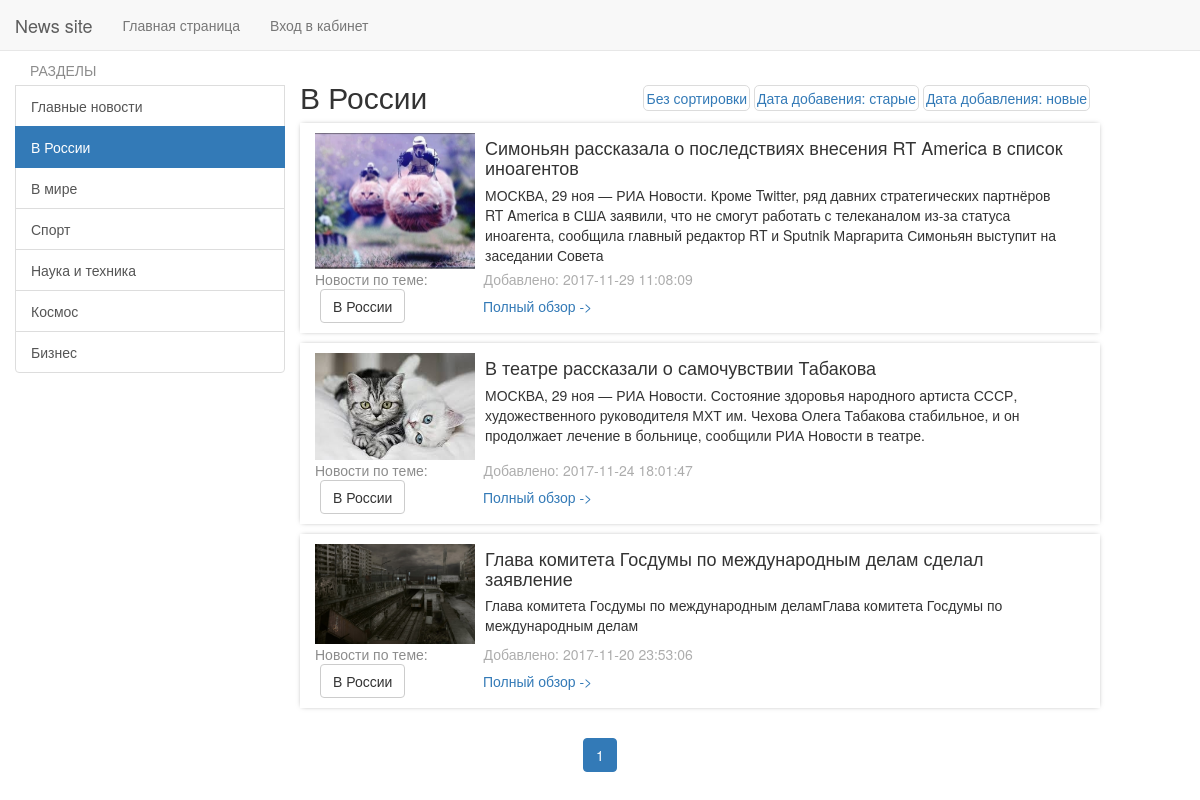
Page /category/2 on the committed database.
### tables this page shows
CREATE TABLE `category` (
  `id` int(11) NOT NULL,
  `name` varchar(15) NOT NULL,
  `sort_order` int(11) NOT NULL DEFAULT '1',
  `status` int(11) NOT NULL DEFAULT '1'
);

CREATE TABLE `news` (
  `id` int(11) NOT NULL,
  `title` varchar(255) NOT NULL,
  `category_id` int(11) NOT NULL,
  `short_description` varchar(255) NOT NULL,
  `description` text NOT NULL,
  `add_date` timestamp NOT NULL DEFAULT CURRENT_TIMESTAMP,
  `status` int(11) NOT NULL DEFAULT '1'
);

### config/routes.php (called while the page is built)
<?php
return array(
    'news/([0-9]+)' => 'news/view/$1',
    'admin/category/edit/([0-9]+)' => 'adminCategory/edit/$1',
    'admin/category/delete/([0-9]+)' => 'adminCategory/delete/$1',
    'admin/category/add' => 'adminCategory/add',
    'admin/category' => 'adminCategory/index',
    'admin/news/edit/([0-9]+)' => 'adminNews/edit/$1',
    'admin/news/delete/([0-9]+)' => 'adminNews/delete/$1',
    'admin/news/view/([0-9]+)' => 'adminNews/view/$1',
    'admin/news/add' => 'adminNews/add',
    'admin/news' => 'adminNews/index',
    'admin/cabinet' => 'admin/index',
    'admin' => 'admin/login',
    'category/([0-9]+)/page-([0-9]+)/([\?]{1}[a-z0-9]+[\=]{1}[a-z0-9]+)' => 'category/sort/$1/$2',
    'category/([0-9]+)/([\?]{1}[a-z0-9]+[\=]{1}[a-z0-9]+)' => 'category/sort/$1',
    'category/([0-9]+)/page-([0-9]+)' => 'category/index/$1/$2',
    'category/([0-9]+)' => 'category/index/$1',
    'page-([0-9]+)/([\?]{1}[a-z0-9]+[\=]{1}[a-z0-9]+)' => 'site/sort/$1',
    'page-([0-9]+)' => 'site/index/$1',
    'logout' => 'admin/logout',
    'change' => 'admin/change',
    '(^[\?]{1}[a-z0-9]+[\=]{1}[a-z0-9]+$)' => 'site/sort',
    '' => 'site/index'
);

### controllers/CategoryController.php (called while the page is built, shortened)
<?php
class CategoryController
{
    public function actionIndex($category, $page = 1)
    {
        $categoryList = Category::getCategoryList();
        $newsList = News::getNewsByCategory($category, $page);
        $categoryId = $category;
        $i = 0;
        $idsArray = array();
        foreach ($newsList as $news) {
            $idsArray[$i] = $news['id'];
            $i++;
        }
        $pathsToImages = News::getImagesForNews($idsArray);
        $categoryForNews = News::getCategoryForNews($idsArray);
        $total = News::getTotalNewsByCategory($category);
        $pagination = new Pagination($total, $page, News::SHOW_BY_DEFAULT, 'page-');
        require_once ROOT . '/views/category/index.php';
        return true;
    }
}

### index.php (called while the page is built, shortened)
<?php
require_once(ROOT.'/components/Autoload.php');
$router = new Router();
$router->run();

### models/Category.php (called while the page is built, shortened)
<?php
class Category
{
    public static function getCategoryList()
    {
        $db = Db::getConnection();
        $sql = "SELECT `id`, `name`, `sort_order`, `status` FROM `category`";
        $result = $db->prepare($sql);
        $result->execute();
        $i = 0;
        $categoryList = array();
        while ($row = $result->fetch()) {
            $categoryList[$i]['id'] = $row['id'];
            $categoryList[$i]['name'] = $row['name'];
            $categoryList[$i]['sort_order'] = $row['sort_order'];
            $categoryList[$i]['status'] = $row['status'];
            $i++;
        }
        return $categoryList;
    }
}

### models/News.php (called while the page is built, shortened)
<?php
class News
{
    public static function getNewsByCategory($categoryId, $page = 1, $sort = 'DESC'){
        $db = Db::getConnection();
        $offset = ($page - 1) * self::SHOW_BY_DEFAULT;
        $limit = self::SHOW_BY_DEFAULT;
        $sql = "SELECT `id`, `title`, `category_id`, `short_description`, `add_date` FROM `news`
                WHERE `status` = 1 AND `category_id` = :categoryId ORDER BY `add_date` $sort LIMIT :limit OFFSET :offset";
        $result = $db->prepare($sql);
        $result->bindParam(':categoryId', $categoryId);
        $result->bindParam(':limit', $limit, PDO::PARAM_INT);
        $result->bindParam(':offset', $offset, PDO::PARAM_INT);
        $result->execute();
        $i = 0;
        $newsList = array();
        while ($row = $result->fetch()) {
            $newsList[$i]['id'] = $row['id'];
            $newsList[$i]['title'] = $row['title'];
            $newsList[$i]['category_id'] = $row['category_id'];
            $newsList[$i]['short_description'] = $row['short_description'];
            $newsList[$i]['add_date'] = $row['add_date'];
            $i++;
        }
        return $newsList;
    }
    public static function getCategoryForNews($arrayIds)
    {
        $db = Db::getConnection();
        $ids = str_repeat('?,', count($arrayIds) - 1) . '?';
        $sql = "SELECT category.name, news.id FROM category LEFT JOIN news ON category.id = news.category_id WHERE news.id IN ($ids)";
        $result = $db->prepare($sql);
        $result->execute($arrayIds);
        $listIds = array();
        while ($row = $result->fetch()) {
            $listIds[$row['id']]['name'] = $row['name'];
        }
        return $listIds;
    }
    public static function getTotalNewsByCategory($categoryId){
        $db = Db::getConnection();
        $sql = "SELECT COUNT(`id`) AS count FROM news WHERE `category_id` = :categoryId";
        $result = $db->prepare($sql);
        $result->bindParam(':categoryId', $categoryId);
        $result->execute();
        $row = $result->fetch();
        return $row['count'];
    }
    public static function getImagesForNews($ids){
        $FirstPart = '/upload/img/';
        $expansion = '.jpg';
        $paths = array();
        foreach($ids as $id){
            $paths[$id]['path'] = $FirstPart.$id.$expansion;
        }
        return $paths;
    }
}

### components/Autoload.php (called while the page is built, shortened)
<?php
function autoload($classname)
{
    $paths = array('/components/', '/models/');
    foreach ($paths as $path) {
        $fileName = ROOT . $path . $classname . '.php';
    }
}

### views/category/index.php (the view, shortened to what this page needs)
<?php include_once ROOT . '/views/layouts/header.php' ?>
    <body>
<nav class="navbar navbar-default navbar-fixed-top">
    <div class="container">
        <div class="row">
            <div class="navbar-header">
                <a href="/" class="navbar-brand">News site</a>
            </div>
            <div>
                <ul class="nav navbar-nav">
                    <li class=""><a href="/">Главная страница</a></li>
                    <li class=""><a href="/admin">Вход в кабинет</a></li>
                </ul>
            </div>
        </div>
    </div>
</nav>
<br><br><br>
<div class="container-fluid">
    <div class="row">
        <div class="col-md-3 left">
            <div class="list-group">
                <div class="categories">РАЗДЕЛЫ</div>
                <?php foreach ($categoryList as $category): ?>
                    <a href="<?php if ($category['id'] != 1) echo '/category/' . $category['id']; else echo '/'; ?>"
                       class="list-group-item <?php if ($category['id'] == $categoryId) echo "active"; ?>">
                        <?php echo $category['name']; ?>
                    </a>
                <?php endforeach; ?>
            </div>
        </div>
    </div>
</div>
<div class="container-fluid">
    <div class="row">
        <div class="col-md-offset-3">
            <h2 style="display:inline-block;"><?php foreach ($categoryList as $categoryItem) {
                    if ($categoryItem['id'] == $categoryId) {
                        echo $categoryItem['name'];
                    }
                } ?></h2>
            <ul class="sort-list-category">
                <li class="sort-options"><a href="/category/<?php echo $categoryId; ?>">Без сортировки</a></li>
                <li class="sort-options"><a href="/category/<?php echo $categoryId; ?>/?sort=asc">Дата добавения:
                        старые</a></li>
                <li class="sort-options"><a href="/category/<?php echo $categoryId; ?>/?sort=desc">Дата добавления:
                        новые</a></li>
            </ul>
        </div>
    </div>
</div>
<?php foreach ($newsList as $news): ?>
    <div class="container-fluid  ">
        <div class="row">
            <div class="col-md-3"></div>
            <div class="col-md-8 news-item item-container">
                <a href="<?php echo '/news/' . $news['id']; ?>">
                    <img src="<?php echo $pathsToImages[$news['id']]['path']; ?>" alt="No image" width="160px"
                         class="item-image">
                </a>
                <div class="container-fluid">
                    <b><h4 class="news-title"><?php echo $news['title']; ?></h4></b>
                    <span><?php echo $news['short_description']; ?></span>
                </div>
                <div class="end-of-item">
                    <span class="news-theme">Новости по теме:</span>
                    <span><a href="#" class="added">Добавлено: <?php echo $news['add_date']; ?></a></span><br>
                    <div class="tag-fullreview-container">
                        <a href="<?php echo '/category/' . $news['category_id']; ?>">
                            <button class="btn btn-default tag-item">
                                <?php if ($categoryForNews != false) echo $categoryForNews[$news['id']]['name']; ?>
                            </button>
                        </a>
                        <a href="<?php echo '/news/' . $news['id']; ?>">
                            <button class="btn-link full-review">Полный обзор -></button>
                        </a>
                    </div>
                </div>
            </div>
            <div class="col-md-1"></div>
        </div>
    </div>
<?php endforeach; ?>
<div class="container">
    <div class="text-center">
        <?php echo $pagination->get(); ?>
    </div>
</div>
<?php include_once ROOT . '/views/layouts/footer.php' ?>

### components/Router.php (shortened to what this page needs)
<?php
class Router
{
    public function __construct()
    {
        $routesPath = ROOT . '/config/routes.php';
        $this->routes = include($routesPath);
    }
    private function getURI()
    {
        if (!empty($_SERVER['REQUEST_URI'])) {
            return trim($_SERVER['REQUEST_URI'], '/');
        }
    }
    public function run()
    {
        $uri = $this->getURI();
        foreach ($this->routes as $uriPattern => $path) {
            if (preg_match("~$uriPattern~", $uri)) {
                $internalPath = preg_replace("~$uriPattern~", $path, $uri);
                $segments = explode("/", $internalPath);
                $controllerName = array_shift($segments);
                $actionName = array_shift($segments);
                $actionName = "action" . ucfirst($actionName);
                $parameters = $segments;
                $controllerObject = new $controllerName;
                $result = call_user_func_array(array($controllerObject, $actionName), $parameters);
                if ($result != null) {
                    break;
                }
            }
        }
    }
}

### template/css/lightbox.css (style rules this page uses)
body:after { content: url(/template/lightbox/images/close.png) url(/template/lightbox/images/loading.gif) url(/template/lightbox/images/prev.png) url(/template/lightbox/images/next.png); display: none; }

### template/css/style.css (style rules this page uses)
.left { position: fixed; float: left; }
.item-image { float:left; margin-right: 10px; }
.news-item { padding-top:10px; }
.news-theme { display: inline-block; color: #8c8c8c; }
.news-title { margin-top: 5px; margin-bottom: 7px; }
.full-review { position: absolute; left: 160px; padding-top: 5px; }
.tag-item { margin-left: 5px; }
.added { margin-left: 52px; color: #adadad; }
.tag-fullreview-container { position: relative; }
.item-container { box-shadow: 0px 0 5px -2px rgba(0,0,0,0.5); margin-bottom: 10px; min-height: 165px; }
.end-of-item { margin-bottom: 10px; }
.categories { color: #8c8c8c; padding-left: 15px; margin-bottom: 5px; }
html, body { height: 100%; margin: 0; padding: 0; }
.sort-options { color: #748996; text-decoration: none; cursor: pointer; display: inline-block; border: 1px solid gainsboro; border-radius: 5px; padding: 2px; }
.sort-list-category { display: inline-block; position: absolute; right: 110px; top: 85px; }

### rows in the picture
category: name "Главные новости"
category: name "В России"
category: name "В мире"
category: name "Спорт"
category: name "Наука и техника"
category: name "Космос"
category: name "Бизнес"
news: shows a picture, title "Симоньян рассказала о последствиях внесения RT America в список иноагентов", short_description "МОСКВА, 29 ноя — РИА Новости. Кроме Twitter, ряд давних стратегических партнёров RT America в США заявили, что не смогут работать с телеканалом из-за статуса иноагента, сообщила главный редактор RT и Sputnik Маргарита Симоньян выступит на заседании Совета", add_date "2017-11-29 11:08:09", id "В России"
news: shows a picture, title "В театре рассказали о самочувствии Табакова", short_description "МОСКВА, 29 ноя — РИА Новости. Состояние здоровья народного артиста СССР, художественного руководителя МХТ им. Чехова Олега Табакова стабильное, и он продолжает лечение в больнице, сообщили РИА Новости в театре.", add_date "2017-11-24 18:01:47", id "В России"
news: shows a picture, title "Глава комитета Госдумы по международным делам сделал заявление", short_description "Глава комитета Госдумы по международным деламГлава комитета Госдумы по международным делам", add_date "2017-11-20 23:53:06", id "В России"
